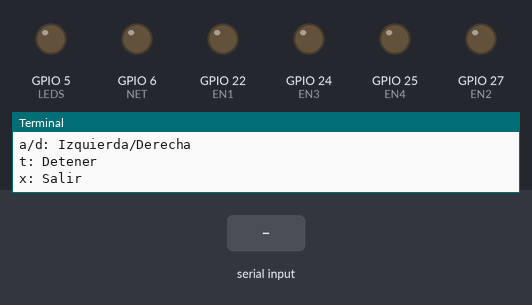
Bench run of a program on a simulated Raspberry Pi (BCM pin numbers). Parts: output pins drawn as LEDs (lit = HIGH), the last lines printed to the terminal. The inputs (shaded band) are chosen by the test bench.

Above: at 1.2 s.
1.3 s: "Distancia" typed at the terminal, then Enter
At 3.8 s:
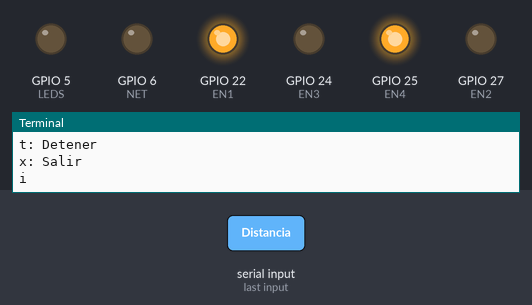
4.1 s: "1" typed at the terminal, then Enter
At 5.2 s:
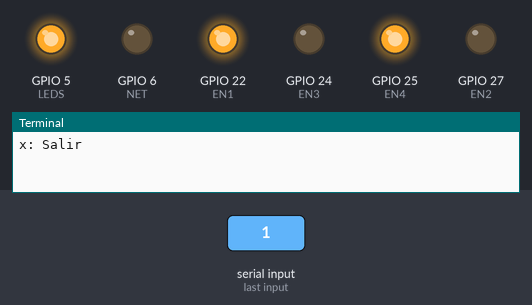
6.1 s: "w" typed at the terminal, then Enter
At 6.9 s:
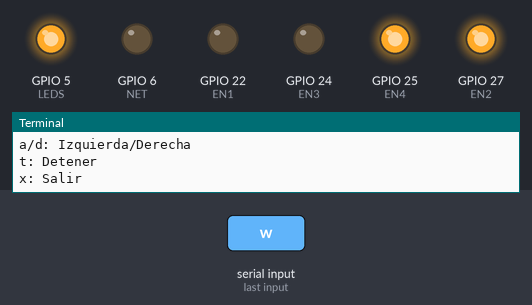
7.6 s: "d" typed at the terminal, then Enter
At 8.1 s:
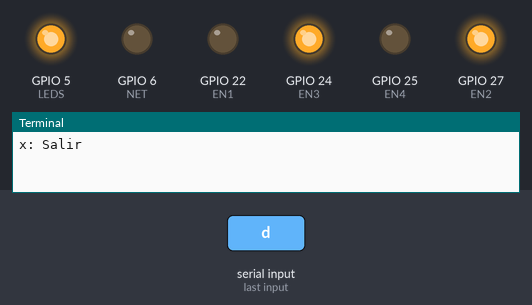
9.1 s: "s" typed at the terminal, then Enter
At 10.3 s:
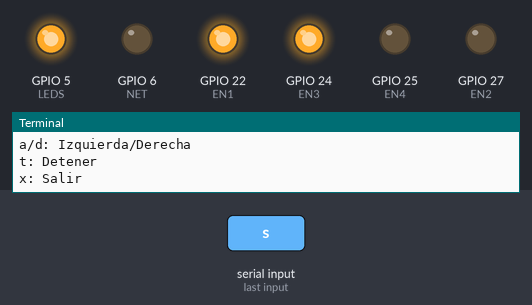
10.6 s: "t" typed at the terminal, then Enter
At 11.6 s:
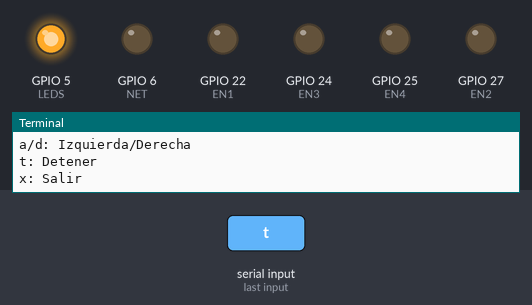
Timing chart, 0 to 13.1 s (numbered marks = the images above; inputs shaded):
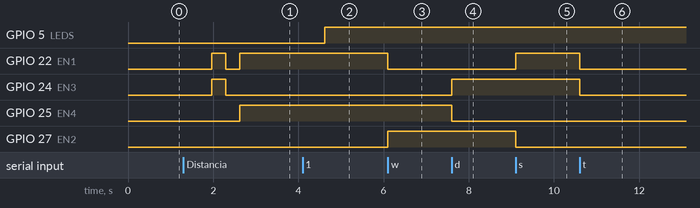

Measured:
- after the input at 1.3 s, GPIO 22 (EN1): LOW → HIGH after 0.66 s, → LOW 0.33 s later, → HIGH 0.33 s later; GPIO 24 (EN3): LOW → HIGH after 0.66 s, → LOW 0.33 s later; GPIO 25 (EN4): LOW → HIGH after 1.3 s
- after the input at 4.1 s, GPIO 5 (LEDS): LOW → HIGH after 0.52 s
- after the input at 6.1 s, GPIO 22 (EN1): HIGH → LOW at once; GPIO 27 (EN2): LOW → HIGH at once
- after the input at 7.6 s, GPIO 24 (EN3): LOW → HIGH at once; GPIO 25 (EN4): HIGH → LOW at once
- after the input at 9.1 s, GPIO 22 (EN1): LOW → HIGH at once; GPIO 27 (EN2): HIGH → LOW at once
- after the input at 10.6 s, GPIO 22 (EN1), GPIO 24 (EN3): HIGH → LOW at once

The program:

Raspberry_code.py
```python
import RPi.GPIO as GPIO
import sys, tty, termios, time
import serial, os

state=0
ipAddress = '192.168.0.1'
#ipAddress = '172.17.91.1'
response = 0
sensor=0
RED=1
#------------------------------------------------------------------------------#
#----------------------------CONFIGURACIONES-----------------------------------#
#------------------------------------------------------------------------------#

#------------------------Configuracion Puertos---------------------------------#

GPIO.setmode(GPIO.BCM)
#GPIO.setup(Number_Pin,GPIO.IN_OUT)
#GPIO.output(Number_Pin,1_0)

EN1 = 22
EN2 = 27
EN3 = 24
EN4 = 25
LEDS = 5
NET = 6

GPIO.setup(EN1,GPIO.OUT)
GPIO.setup(EN2,GPIO.OUT)
GPIO.setup(EN3,GPIO.OUT)
GPIO.setup(EN4,GPIO.OUT)
GPIO.setup(LEDS,GPIO.OUT)
GPIO.setup(NET,GPIO.OUT)

GPIO.output(EN1,0)
GPIO.output(EN2,0)
GPIO.output(EN3,0)
GPIO.output(EN4,0)
GPIO.output(LEDS,0)
GPIO.output(NET,0)
#-----------------------------------FIN----------------------------------------#

#--------------------------Configuracion Serial--------------------------------#

#ls /dev/tty*
Arduino=serial.Serial("/dev/ttyUSB0",baudrate=9600,timeout=5)
#Limpia el puerto serial
Arduino.flushInput()
#-----------------------------------FIN----------------------------------------#


#------------------------------------------------------------------------------#
#------------------------------Funciones---------------------------------------#
#------------------------------------------------------------------------------#

#Separa y muestra la informacion recivida por serial
def separar(data):
    if ("Distancia" in data):
	label = data.split(":") #Separa Distancia del numero
	dist = float(label[1])
	print "Distancia US: " +str(dist)


#Determina que tecla se oprimio y la retorna
def getch():
    fd = sys.stdin.fileno()
    old_settings = termios.tcgetattr(fd)
    try:
        tty.setraw(sys.stdin.fileno())
        ch = sys.stdin.read(1)
    finally:
        termios.tcsetattr(fd, termios.TCSADRAIN, old_settings)
    return ch

#Retorna un string con el estado de conexion
def check_ping(hostname):
    response = os.system("ping -c 1 " + hostname)
    # and then check the response...
    if response == 0:
        pingstatus = "Network Active"
    else:
        pingstatus = "Network Error"

    return pingstatus

# Infinite loop that will not end until the user presses the
# exit key

if __name__ == '__main__':

    while (True):

        #Verifica conexion
        while(RED==1):
            response = os.system("ping -c 1 " + ipAddress)
            # and then check the response...
            if response == 0:
                print("Conectado")
                GPIO.output(NET,0)
                RED=0

                #Limpia la pantalla
                os.system("clear")

                # Instrucciones de uso
                print("1: Luces")
                print("2: Sensores")
                print("3: Bateria")
                print("w/s: Adelante/Atras")
                print("a/d: Izquierda/Derecha")
                print("t: Detener")
                print("x: Salir")

            else:
                print("Error en la conexion")
                GPIO.output(NET,1)
                time.sleep(0.5)
                GPIO.output(NET,0)
                time.sleep(0.5)
                GPIO.output(NET,1)
                #Prender led de advertencia

        #Guarda la tecla presionada en 'tecla'
        RED=1
        tecla = getch()

        #Prender LED's
        if(tecla=="1"):
            #Prender luces
            if(state==0):
                state=1
                GPIO.output(LEDS,1)
                print("LED's prendidos")
            #Apagar Luces
            else:
                state=0
                GPIO.output(LEDS,0)
                print("LED's apagados")

        #Habilitar lectura de los sensores
        elif(tecla=="2"):
            print('Inicializando Sensores...')

            if(sensor==0):
                Arduino.write('c')
                sensor=1
            else:
                Arduino.write('v')
                sensor=0

            data=Arduino.readline()
            print(data)
            time.sleep(0.5)

        #nivel de la bateria
        elif(tecla=="3"):
            Arduino.write('x')
            time.sleep(0.5)
            print(Arduino.readline())

        #Salir del programa
        elif(tecla=="x"):
            print ("Programa finalizado")
            break

        elif (tecla == "s"):
            print("Atras")
            GPIO.output(EN1,1)
            GPIO.output(EN2,0)
            GPIO.output(EN3,1)
            GPIO.output(EN4,0)
            Arduino.write('z')

        elif (tecla == "w"):
            print("Adelante")
            GPIO.output(EN1,0)
            GPIO.output(EN2,1)
            GPIO.output(EN3,0)
            GPIO.output(EN4,1)
            Arduino.write('z')

        elif (tecla == "a"):
            print("Izquierda")
            GPIO.output(EN1,1)
            GPIO.output(EN2,0)
            GPIO.output(EN3,0)
            GPIO.output(EN4,1)
            Arduino.write('n')

        elif (tecla == "d"):
            print("Derecha")
            GPIO.output(EN1,0)
            GPIO.output(EN2,1)
            GPIO.output(EN3,1)
            GPIO.output(EN4,0)
            Arduino.write('n')

        elif (tecla == "t"):
            print("Parar")
            GPIO.output(EN1,0)
            GPIO.output(EN2,0)
            GPIO.output(EN3,0)
            GPIO.output(EN4,0)
            Arduino.write('z')

        else:
            print (tecla)
```
